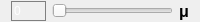
                 <widget class="QWidget" name="muControlWidget" native="true">
                  <property name="minimumSize">
                   <size>
                    <width>0</width>
                    <height>22</height>
                   </size>
                  </property>
                  <property name="maximumSize">
                   <size>
                    <width>16777215</width>
                    <height>22</height>
                   </size>
                  </property>
                  <property name="styleSheet">
                   <string notr="true"/>
                  </property>
                  <layout class="QHBoxLayout" name="horizontalLayout_16">
                   <property name="topMargin">
                    <number>1</number>
                   </property>
                   <property name="bottomMargin">
                    <number>1</number>
                   </property>
                   <item>
                    <widget class="QLineEdit" name="muLineEditProgram">
                     <property name="minimumSize">
                      <size>
                       <width>35</width>
                       <height>20</height>
                      </size>
                     </property>
                     <property name="maximumSize">
                      <size>
                       <width>35</width>
                       <height>20</height>
                      </size>
                     </property>
                     <property name="styleSheet">
                      <string notr="true">QLineEdit{
	color: white;
	font-size: 9pt;
	background: transparent;
	border: 1px solid gray;
}</string>
                     </property>
                     <property name="text">
                      <string>0</string>
                     </property>
                    </widget>
                   </item>
                   <item>
                    <widget class="QSlider" name="muSliderProgram">
                     <property name="styleSheet">
                      <string notr="true"/>
                     </property>
                     <property name="orientation">
                      <enum>Qt::Orientation::Horizontal</enum>
                     </property>
                    </widget>
                   </item>
                   <item>
                    <widget class="QLabel" name="label_36">
                     <property name="minimumSize">
                      <size>
                       <width>0</width>
                       <height>20</height>
                      </size>
                     </property>
                     <property name="font">
                      <font>
                       <pointsize>12</pointsize>
                       <bold>true</bold>
                      </font>
                     </property>
                     <property name="text">
                      <string>μ</string>
                     </property>
                     <property name="alignment">
                      <set>Qt::AlignmentFlag::AlignCenter</set>
                     </property>
                    </widget>
                   </item>
                  </layout>
                 </widget>
